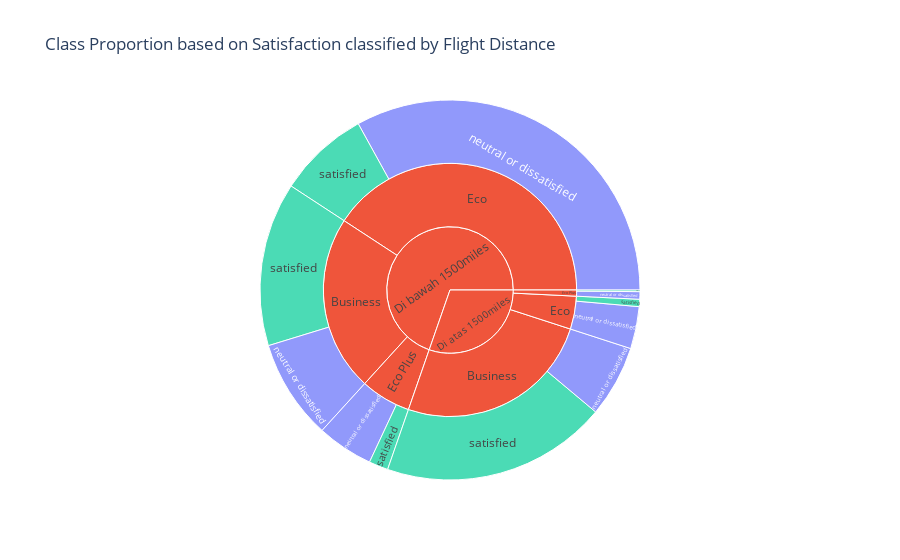

The code cell stored with this chart in its notebook:
### Code cell
# Visualisasi proporsi berdasarkan 
plt.style.use('seaborn')
fig=px.sunburst(TabelFlightDistance,path=['KategoriJarak','Class','Satisfaction'],color='Satisfaction', title=f'Class Proportion based on Satisfaction classified by Flight Distance')
fig.show()

### Figure 1 — Plotly figure (JSON) as saved in the notebook; plotly's stock layout.template omitted (floating-point values rounded to 4 significant figures)
{"data": [{"branchvalues": "total", "customdata": [["neutral or dissatisfied"], ["(?)"], ["(?)"], ["(?)"], ["satisfied"], ["satisfied"], ["satisfied"], ["satisfied"], ["satisfied"], ["neutral or dissatisfied"], ["neutral or dissatisfied"], ["neutral or dissatisfied"], ["(?)"], ["(?)"], ["neutral or dissatisfied"], ["(?)"], ["neutral or dissatisfied"], ["(?)"], ["(?)"], ["satisfied"]], "domain": {"x": [0, 1], "y": [0, 1]}, "hovertemplate": "labels=%{label}<br>count=%{value}<br>parent=%{parent}<br>id=%{id}<br>Satisfaction=%{customdata[0]}<extra></extra>", "ids": ["Di atas 1500miles/Business/neutral or dissatisfied", "Di bawah 1500miles/Eco", "Di atas 1500miles/Eco", "Di atas 1500miles/Business", "Di bawah 1500miles/Eco Plus/satisfied", "Di atas 1500miles/Eco Plus/satisfied", "Di atas 1500miles/Eco/satisfied", "Di bawah 1500miles/Eco/satisfied", "Di atas 1500miles/Business/satisfied", "Di bawah 1500miles/Eco Plus/neutral or dissatisfied", "Di bawah 1500miles/Eco/neutral or dissatisfied", "Di bawah 1500miles/Business/neutral or dissatisfied", "Di bawah 1500miles", "Di atas 1500miles", "Di atas 1500miles/Eco Plus/neutral or dissatisfied", "Di bawah 1500miles/Business", "Di atas 1500miles/Eco/neutral or dissatisfied", "Di atas 1500miles/Eco Plus", "Di bawah 1500miles/Eco Plus", "Di bawah 1500miles/Business/satisfied"], "labels": ["neutral or dissatisfied", "Eco", "Eco", "Business", "satisfied", "satisfied", "satisfied", "satisfied", "satisfied", "neutral or dissatisfied", "neutral or dissatisfied", "neutral or dissatisfied", "Di bawah 1500miles", "Di atas 1500miles", "neutral or dissatisfied", "Business", "neutral or dissatisfied", "Eco Plus", "Eco Plus", "satisfied"], "marker": {"colors": ["#636efa", "#EF553B", "#EF553B", "#EF553B", "#00cc96", "#00cc96", "#00cc96", "#00cc96", "#00cc96", "#636efa", "#636efa", "#636efa", "#EF553B", "#EF553B", "#636efa", "#EF553B", "#636efa", "#EF553B", "#EF553B", "#00cc96"]}, "name": "", "parents": ["Di atas 1500miles/Business", "Di bawah 1500miles", "Di atas 1500miles", "Di atas 1500miles", "Di bawah 1500miles/Eco Plus", "Di atas 1500miles/Eco Plus", "Di atas 1500miles/Eco", "Di bawah 1500miles/Eco", "Di atas 1500miles/Business", "Di bawah 1500miles/Eco Plus", "Di bawah 1500miles/Eco", "Di bawah 1500miles/Business", "", "", "Di atas 1500miles/Eco Plus", "Di bawah 1500miles", "Di atas 1500miles/Eco", "Di atas 1500miles", "Di bawah 1500miles", "Di bawah 1500miles/Business"], "type": "sunburst", "values": [6345, 42372, 4373, 26327, 1701, 143, 644, 8057, 19982, 4983, 34315, 8840, 72394, 31510, 667, 23338, 3729, 810, 6684, 14498]}], "layout": {"legend": {"tracegroupgap": 0}, "title": {"text": "Class Proportion based on Satisfaction classified by Flight Distance"}}}
